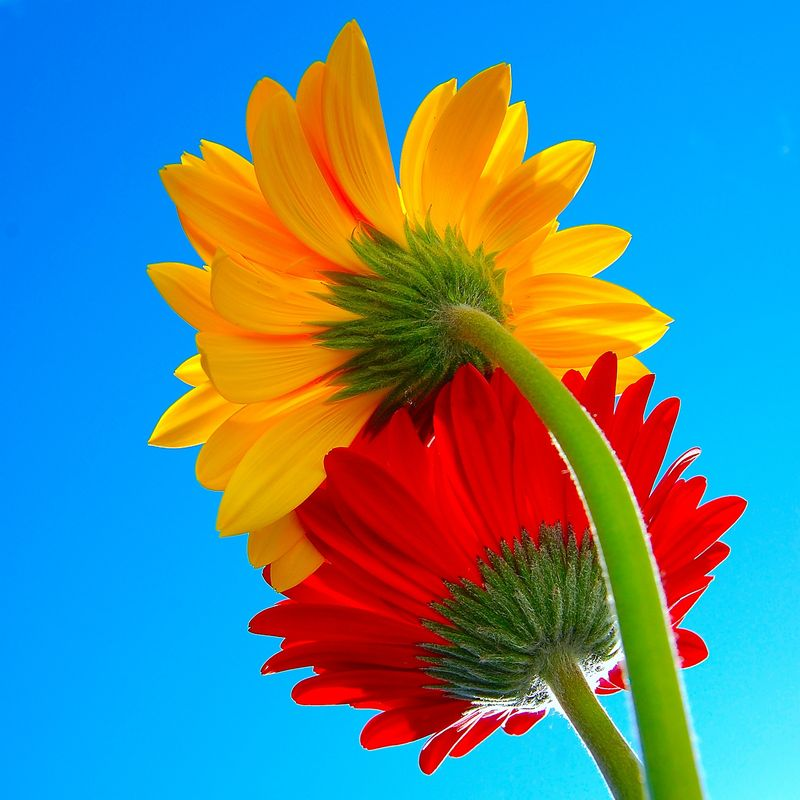
#> input picture lab-6/flor.jpeg, 800 x 800 px
$ jupyter execute 'lab06_Segmentação_de_cores.ipynb'
#> lines starting #> are read from the running program, lines starting #| are printed output that depends on the picture; after the words box and inside, x2 and y2 are one past the last pixel; in counts of white or black regions, pixels touching at a corner belong together
---
## Trabalho Prático III - Individual
## Data de entrega: 26/09/2024
---

# <font color='yellow'>K-Means</font>

Um dos algoritmos mais conhecido e antigo (proposto em 1967 por James MacQueen), esse algoritmo baseado em centróides, tem como objetivo, encontrar os agrupamentos nos dados nos quais a variância dentro de cada cluster seja mínima.

<font color='yellow'>Parâmetro de entrada - n_clusters</font> - número de clusters que queremos obter/acreditamos que existe.

<font color='yellow'>**Funcionamento**</font>

O algoritmo tem como base inserir _K_ centróides aleatórios (sendo _K_ o número de clusters) e, a partir desses pontos, ajustá-los com base nos dados, a fim de encontrar o centro dos clusters.

1.  O algoritmo escolhe _k_ pontos aleatórios, sendo _k_ o número de clusters que foram definidos como parâmetro;
2.  Computada a distância de cada ponto ao centróide mais próximo. Dessa forma, criamos a divisão dos dados entre os clusters, sendo cada cluster o conjunto de dados mais próximos aos centróides;
3.  Com esses grupos definidos, os novos valores dos centróides (pontos centrais dos clusters) serão as médias dos dados de cada cluster;
4.  Com os novos valores dos centróides, realizamos as mesmas etapas novamente: identificamos os pontos mais próximos aos centróides e criamos novos clusters, e a partir desses clusters, calculamos o valor médio para gerar novos valores para os centróides.

[cell 1]
import cv2
import numpy as np
import matplotlib.pyplot as plt

# A função IMREAD carrega a imagem em formato BGR
image = cv2.imread('./flor.jpeg')
#> image is the input picture: shape (800, 800, 3); mean B, G, R 144.5, 134.7, 86.4
k = 2  # número de clusters (K)

# Converte para RGB
image = cv2.cvtColor(image, cv2.COLOR_BGR2RGB)
plt.imshow(image)
plt.show()

# Remodelar a imagem para uma matriz 2D de pixels, ou seja, 3 colunas de cores (RGB)
# Cada linha representa um pixel e cada coluna a sua intensidade de cada canal/cores
# -1: ajuste automaticamente cada linha da matriz ao número total de pixels na imagem
pixel_values = image.reshape((-1, 3))

# Converte para float
pixel_values = np.float32(pixel_values)

# Critério de parada do algoritmo KMeans
# TERM_CRITERIA_EPS: itera até que a mudança na posição dos centróides entre duas iterações consecutivas seja menor ou igual a EPS (épsilon)
# TERM_CRITERIA_MAX_ITER - 100
criteria = (cv2.TERM_CRITERIA_EPS + cv2.TERM_CRITERIA_MAX_ITER, 100, 0.2)

# https://docs.opencv.org/3.4/d1/d5c/tutorial_py_kmeans_opencv.html
compactness, labels, (centers) = cv2.kmeans(
    pixel_values, k, None, criteria, 10, cv2.KMEANS_RANDOM_CENTERS)
#> compactness = 3.44e+09; centers = [[183.4, 94.2, 10.4], [8.99, 167, 252]]

# Converte os centros do cluster de volta para o tipo de dados uint8, pois o OpenCV espera este formato para exibição de imagens
centers = np.uint8(centers)
#> centers = [[183, 94, 10], [8, 167, 252]]

labels = labels.flatten()

# Cria uma nova imagem  onde o valor de cada pixel é substituído pelo valor central do cluster correspondente da
# matriz de centros com base no rótulo de cluster atribuído na matriz de rótulos
segmented_image = centers[labels]

# Remodelar de volta à dimensão original da imagem
segmented_image = segmented_image.reshape(image.shape)
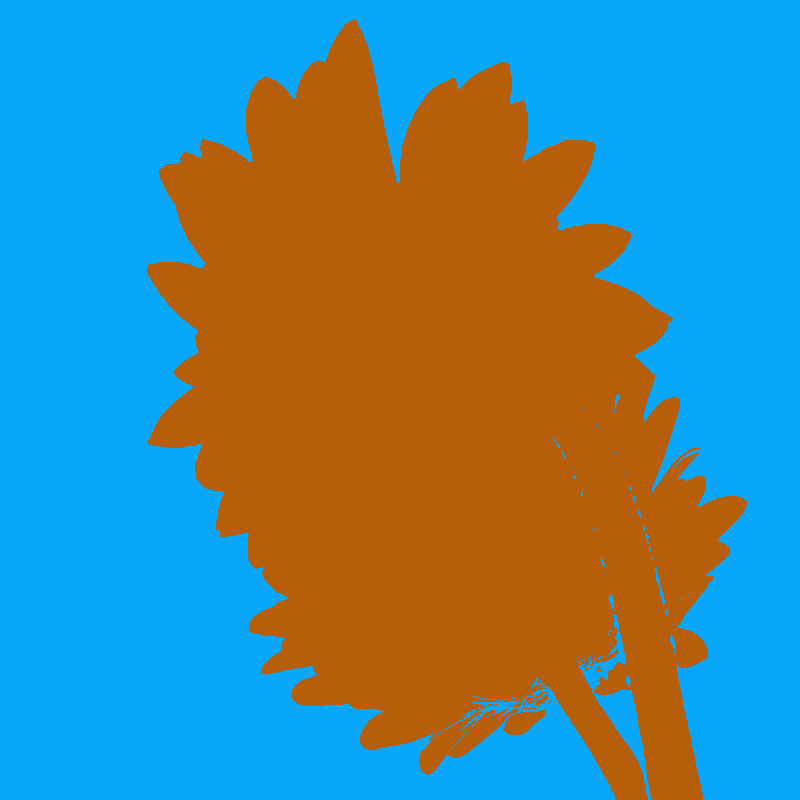
#> segmented_image: shape (800, 800, 3); mean R, G, B 85.6, 134.6, 144.7

plt.imshow(segmented_image)
plt.show()

Aplicação de uma máscara em uma imagem segmentada com base nos rótulos dos clusters obtidos pelo algoritmo K-means.

[cell 2]
masked_image = np.copy(image)

masked_image = masked_image.reshape((-1, 3))
# Desabilitar um dos clusteres (i.e a cor)
cluster = 1
masked_image[labels == cluster] = [0, 0, 0]

masked_image = masked_image.reshape(image.shape)
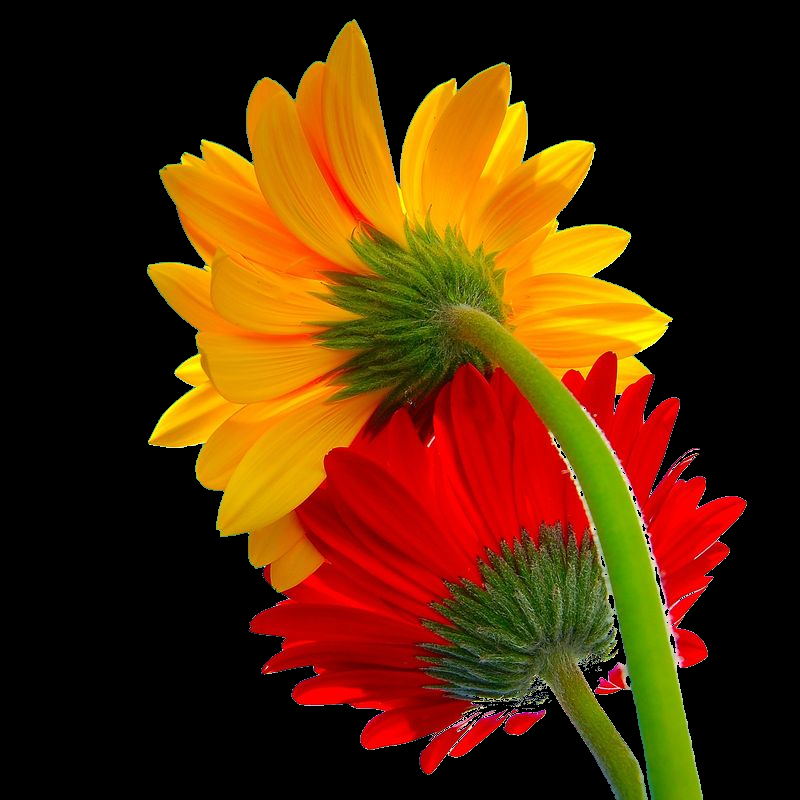
#> masked_image: shape (800, 800, 3); mean R, G, B 81.4, 41.8, 4.6
plt.imshow(masked_image)
plt.show()

Aplique o algoritmo baseado em densidade, DBScan (Density-Based Spatial Clustering of Applications with Noise), para realização de segmentação de imagens.

[cell 3]
from sklearn.cluster import DBSCAN

image = cv2.imread('./flor.jpeg')

image = cv2.cvtColor(image, cv2.COLOR_BGR2RGB)
image = cv2.resize(image, (200, 200), interpolation=cv2.INTER_AREA)
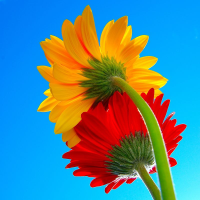
#> image: shape (200, 200, 3); mean R, G, B 86.4, 134.7, 144.5
plt.imshow(image)
plt.show()

pixel_values = image.reshape((-1, 3))
pixel_values = np.float32(pixel_values)

db = DBSCAN(eps=5, min_samples=10).fit(pixel_values)
labels = db.labels_
n_clusters = len(set(labels)) - (1 if -1 in labels else 0)
#> n_clusters = 16

print(f"Number of clusters: {n_clusters}")
#| Number of clusters: 16

unique_labels = np.unique(labels)
#> unique_labels = 17 values from -1 to 15
centers = []
for label in unique_labels:
    if label == -1:
        continue
    cluster_points = pixel_values[labels == label]
    cluster_center = np.mean(cluster_points, axis=0)
    centers.append(cluster_center)
#> this loop made 17 passes
#> cluster_center on passes 2 to 13: [5.11, 166, 252.7], [236.2, 148.3, 2.61], [198.8, 141, 15], [12.67, 162.7, 237.3], [176.2, 150.4, 6.7], [139.4, 139.1, 8.12], [70.01, 85.97, 14.59], [149.6, 150.4, 5.63], [170.4, 156.1, 7.27], [201.4, 90.04, 3.28], [139.8, 81.3, 4.5], [196.8, 1.47, 1.82]
#> after the loop, centers = 16 items, first 6: [5.11, 166, 252.7], [236.2, 148.3, 2.61], [198.8, 141, 15], [12.67, 162.7, 237.3], [176.2, 150.4, 6.7], [139.4, 139.1, 8.12]

centers = np.uint8(centers)
#> centers = 16 rows, first 8: [5, 165, 252], [236, 148, 2], [198, 141, 15], [12, 162, 237], [176, 150, 6], [139, 139, 8], [70, 85, 14], [149, 150, 5]
segmented_image = np.zeros_like(pixel_values)
for label in unique_labels:
    if label == -1:
        segmented_image[labels == label] = [0, 0, 0]
    else:
        segmented_image[labels == label] = centers[label]
#> this loop made 17 passes

segmented_image = segmented_image.reshape(image.shape)
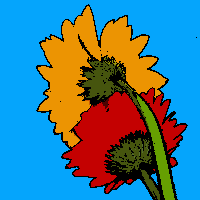
#> segmented_image: shape (200, 200, 3) float32; mean R, G, B 72.1, 121.5, 135.6
plt.imshow(segmented_image)
plt.show()
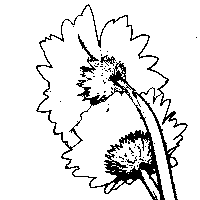
#> shown: shape (200, 200, 3) float32; values 0 (black) and 1 (white), 89.6% white; 59 black regions (55 under 20 px), largest, box (x1, y1, x2, y2) and area: (36, 4, 188, 200) 3733, (78, 34, 99, 77) 190, (100, 55, 116, 66) 73, (126, 156, 137, 164) 26
